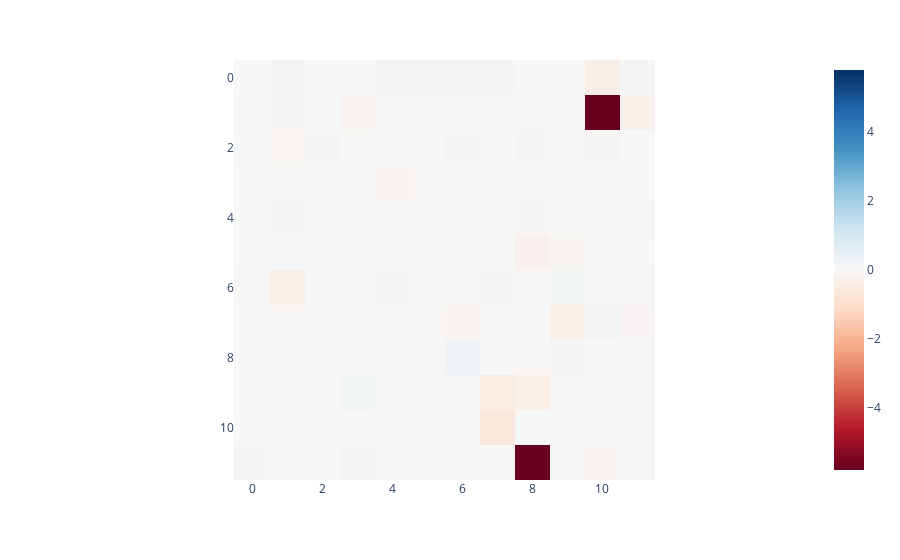

The notebook cell this image was saved under:
### Code cell
imshow(results['z'] - results['z'].median())

### Figure 1 — Plotly figure (JSON) as saved in the notebook; plotly's stock layout.template omitted (floating-point values rounded to 4 significant figures; data arrays with more than 128 entries replaced by an {"elided": "..."} marker saying what was removed)
{"data": [{"coloraxis": "coloraxis", "hovertemplate": "x: %{x}<br>y: %{y}<br>color: %{z}<extra></extra>", "name": "0", "type": "heatmap", "xaxis": "x", "yaxis": "y", "z": {"elided": "12x12 float values"}}], "layout": {"coloraxis": {"cmid": 0, "colorscale": [[0, "rgb(103,0,31)"], [0.1, "rgb(178,24,43)"], [0.2, "rgb(214,96,77)"], [0.3, "rgb(244,165,130)"], [0.4, "rgb(253,219,199)"], [0.5, "rgb(247,247,247)"], [0.6, "rgb(209,229,240)"], [0.7, "rgb(146,197,222)"], [0.8, "rgb(67,147,195)"], [0.9, "rgb(33,102,172)"], [1, "rgb(5,48,97)"]]}, "margin": {"t": 60}, "xaxis": {"anchor": "y", "constrain": "domain", "domain": [0, 1], "scaleanchor": "y"}, "yaxis": {"anchor": "x", "autorange": "reversed", "constrain": "domain", "domain": [0, 1]}}}
